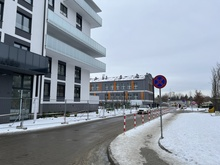
%> input picture zdjecia-dobre/IMG_3526.JPG, 220 x 165 px, shrunk from 4032 x 3024 before the run; its folder holds only this picture in this run
$ octave wyswietl_obrazy.m   (GNU Octave 9; MATLAB toolbox functions it lacks are replaced by stand-ins)
%> lines starting %> are read from the running program, lines starting %| are printed output that depends on the picture; in (x1, y1, x2, y2) boxes, pixels count from 0 and x2, y2 are one past the last pixel; in counts of white or black regions, pixels touching at a corner belong together; the program's own positions count from 1
### wszystkie_kolory_new.m
function wszystkie_kolory_new(img)

% Wczytaj obraz
% img = imread('zdjecia/z1.jpg');

xr=img(:,:,1);
xg=img(:,:,2);
xb=img(:,:,3);

alfa=0.8;
beta=1;
gamma=1.2;

dark_blue_threshold = 40;

[height, width]=size(img(:,:,1));
blueMask=zeros(height,width);

for i=1:height
    for j=1:width
        if((xb(i,j)/xg(i,j)>alfa) && (xb(i,j)/xr(i,j)>beta) && (xg(i,j)/xr(i,j)>gamma) && ...
                ((xb(i,j)/xr(i,j)>1.2*alfa) && (xb(i,j)/xg(i,j)>1.2*beta)) && (xb(i,j) > dark_blue_threshold))
          blueMask(i,j)=1;
        end
    end
end

% Przekształć obraz do przestrzeni kolorów HSV
hsv_img = rgb2hsv(img);

% Określ zakres barw czerwonej
lower_red = [0.9, 0.2, 0.2];
upper_red = [1, 1, 1];

% Zastosuj progowanie na podstawie zakresu barw czerwonej
redMask1 = (hsv_img(:,:,1) >= lower_red(1) & hsv_img(:,:,1) <= upper_red(1) & ...
              hsv_img(:,:,2) >= lower_red(2) & hsv_img(:,:,2) <= upper_red(2) & ...
              hsv_img(:,:,3) >= lower_red(3) & hsv_img(:,:,3) <= upper_red(3));

% Określ zakres barw czerwonej (zawierający jaśniejsze odcienie)
lower_red = [0, 0.2, 0.2];
upper_red = [0.05, 1, 1];

% Zastosuj progowanie na podstawie zakresu barw czerwonej
redMask2 = (hsv_img(:,:,1) >= lower_red(1) & hsv_img(:,:,1) <= upper_red(1) & ...
              hsv_img(:,:,2) >= lower_red(2) & hsv_img(:,:,2) <= upper_red(2) & ...
              hsv_img(:,:,3) >= lower_red(3) & hsv_img(:,:,3) <= upper_red(3));


lower_yellow = [0.1, 0.2, 0.6];
upper_yellow = [0.2, 1, 1];

% Utwórz maskę dla obszarów żółtych
yellowMask = (hsv_img(:,:,1) >= lower_yellow(1)) & (hsv_img(:,:,1) <= upper_yellow(1)) & ...
              (hsv_img(:,:,2) >= lower_yellow(2)) & (hsv_img(:,:,2) <= upper_yellow(2)) & ...
              (hsv_img(:,:,3) >= lower_yellow(3)) & (hsv_img(:,:,3) <= upper_yellow(3));


lower_orange = [0.05, 0.4, 0.5];
upper_orange = [0.15, 1, 1];

% Tworzenie maski binarnej dla koloru pomarańczowego
orange_mask = (hsv_img(:,:,1) >= lower_orange(1) & hsv_img(:,:,1) <= upper_orange(1)) & ...
              (hsv_img(:,:,2) >= lower_orange(2) & hsv_img(:,:,2) <= upper_orange(2)) & ...
              (hsv_img(:,:,3) >= lower_orange(3) & hsv_img(:,:,3) <= upper_orange(3));


binary_img=redMask1| redMask2 | yellowMask | blueMask | orange_mask;

% [9 lines of commented-out code are left out]


se = strel('square', 4);
erodedImage = imerode(binary_img, se);
% erodedImage = imerode(erodedImage, se);

se = strel('square', 4);
dilatedImage = imdilate(erodedImage, se);


% [13 lines of commented-out code are left out]
percent_of_image_min1 = 0.05; % Dostosuj tę wartość według potrzeb
min_region_size1 = calculate_region_size(height, width, percent_of_image_min1);


percent_of_image_min2 = 0.1; % Dostosuj tę wartość według potrzeb
min_region_size2 = calculate_region_size(height, width, percent_of_image_min2);


percent_of_image_max = 2; % Dostosuj tę wartość według potrzeb
max_region_size = calculate_region_size(height,width, percent_of_image_max);


coefficient = 0.04; % Dostosuj według potrzeb
some_threshold = calculate_relative_threshold(img, coefficient);


detected_regions=detect_regions(dilatedImage, min_region_size1, some_threshold, max_region_size, min_region_size2);


display_detected_regions(img, detected_regions);

display_detected_regions(dilatedImage, detected_regions);


% display_detected_regions(binary_img, detected_regions);

### calculate_region_size.m
function min_region_size = calculate_region_size(height, width, percent_of_image)
    % Obliczanie minimalnego rozmiaru regionu na podstawie procentowej wartości
    total_pixels = height * width;
    min_region_size = round(percent_of_image / 100 * total_pixels);
end

### calculate_relative_threshold.m
function some_threshold = calculate_relative_threshold(image, coefficient)
    % Oblicz średnią długość obrazu
    avg_length = (size(image, 1) + size(image, 2)) / 2;

    % Wylicz względny threshold
    some_threshold = coefficient * avg_length;
end

### detect_regions.m
function detected_regions = detect_regions(binary_image, min_region_size, some_threshold, other_threshold, min_region_size2)
    % Inicjalizacja listy wykrytych regionów/plam
    detected_regions = [];

    % Przejście przez obraz binarny
    [rows, cols] = size(binary_image);
    for i = 1:2:rows
        for j = 1:2:cols
            % Jeśli natrafimy na biały piksel, rozpoczynamy nową plamę
            if binary_image(i, j) == 1
                region = struct();
                region.points = [i, j]; % Punkt początkowy plamy
                region.min_row = i;
                region.max_row = i;
                region.min_col = j;
                region.max_col = j;

                % Ustawienie barwy piksela na czarną
                binary_image(i, j) = 0;

                % Dodanie punktu do listy punktów do zbadania
                points_to_check = [i, j];

                % Dopóki są punkty do zbadania
                while ~isempty(points_to_check)
                    point = points_to_check(1, :);
                    points_to_check(1, :) = []; % Usunięcie pierwszego punktu

                    % Sprawdzenie sąsiadów punktu
                    neighbors = get_neighbors(point, rows, cols);
                    for k = 1:size(neighbors, 1)
                        neighbor_row = neighbors(k, 1);
                        neighbor_col = neighbors(k, 2);

                        % Jeśli sąsiad jest biały
                        if binary_image(neighbor_row, neighbor_col) == 1
                            % Ustawienie barwy piksela na czarną
                            binary_image(neighbor_row, neighbor_col) = 0;

                            % Dodanie sąsiada do listy punktów do zbadania
                            points_to_check = [points_to_check; neighbor_row, neighbor_col];

                            % Aktualizacja granic opisujących plamę
                            region.min_row = min(region.min_row, neighbor_row);
                            region.max_row = max(region.max_row, neighbor_row);
                            region.min_col = min(region.min_col, neighbor_col);
                            region.max_col = max(region.max_col, neighbor_col);
                        end
                    end
                end

                % Odrzucenie małych regionów
                region_size = (region.max_row - region.min_row + 1) * (region.max_col - region.min_col + 1);
                if region_size >= min_region_size
                    % Sprawdzenie warunków łączenia z innymi regionami
                    merged = false;
                    for r = 1:length(detected_regions)
                        % Warunek 1: jeden region zawiera się w znacznej mierze w drugim
                        if is_inside(region, detected_regions(r))
                            % Połączenie regionów
                            detected_regions(r) = merge_regions(detected_regions(r), region);
                            merged = true;
                            break;
                        end

                        % Warunek 2: są względnie blisko siebie w poziomie i jednocześnie położone podobnie w pionie
                        if are_close_in_horizontal_and_vertical(region, detected_regions(r), some_threshold)
                            % Połączenie regionów
                            detected_regions(r) = merge_regions(detected_regions(r), region);
                            merged = true;
                            break;
                        end

                        % Warunek 3: są względnie blisko siebie w pionie i jednocześnie położone podobnie w poziomie
                        if are_close_in_vertical_and_horizontal(region, detected_regions(r), some_threshold)
                            % Połączenie regionów
                            detected_regions(r) = merge_regions(detected_regions(r), region);
                            merged = true;
                            break;
                        end
                    end

                    % Jeśli nie został połączony z żadnym istniejącym regionem, dodaj go do listy
                    if ~merged
                        detected_regions = [detected_regions, region];
                    end
                end
            end
        end
    end

    % Usunięcie plam, które nie spełniają kryteriów
    detected_regions = filter_regions(detected_regions, other_threshold, min_region_size2);
end

### filter_regions.m
% Funkcja usuwająca plamy nie spełniające kryteriów
function filtered_regions = filter_regions(regions, other_threshold, min_region_size2)
    filtered_regions = [];
    for r = 1:length(regions)
        region_size = (regions(r).max_row - regions(r).min_row + 1) * (regions(r).max_col - regions(r).min_col + 1);
        width_height_ratio = (regions(r).max_col - regions(r).min_col + 1) / (regions(r).max_row - regions(r).min_row + 1);
        height_width_ratio = 1 / width_height_ratio; % Stosunek wysokości do szerokości

        % Warunek 1: Usuń plamy zbyt małe
        if region_size >= min_region_size2
            % Warunek 2: Usuń plamy zbyt duże
            if region_size <= other_threshold
                % Warunek 3: Usuń plamy z nieprawidłowym stosunkiem szerokości do wysokości
                aspect_ratio_tolerance = 0.3; % Dopuszczalny zakres odstępstwa od idealnego stosunku
                ideal_ratio = 1.0; % Idealny stosunek (kwadrat)

                if (abs(width_height_ratio - ideal_ratio) <= aspect_ratio_tolerance) && (height_width_ratio >= 0.6) && (height_width_ratio <= 1.3)
                    filtered_regions = [filtered_regions, regions(r)];
                end
            end
        end
    end
end

### display_detected_regions.m
function display_detected_regions(image, detected_regions)
    % Wyświetlenie obrazu
    figure();
    imshow(image);
    hold on;

    % Wyświetlenie prostokątów dla każdej wykrytej plamy
    for i = 1:length(detected_regions)
        min_row = detected_regions(i).min_row;
        max_row = detected_regions(i).max_row;
        min_col = detected_regions(i).min_col;
        max_col = detected_regions(i).max_col;

        width = max_col - min_col + 1;
        height = max_row - min_row + 1;

        rectangle('Position', [min_col, min_row, width, height], 'EdgeColor', 'r', 'LineWidth', 2);
    end

    hold off;
end

### wyswietl_obrazy.m

clear all;
close all;

%jpg


% Ustawienie ścieżki do folderu ze zdjęciami
folder_path = 'zdjecia-dobre';

% Pobranie listy plików w folderze
image_files_jpg = dir(fullfile(folder_path, '*.JPG')); % Zakłada, że obrazy mają rozszerzenie .jpg


% Iteracja przez każdy plik

for i = 1:numel(image_files_jpg)
    % Wczytanie obrazu
    img = imread(fullfile(folder_path, image_files_jpg(i).name));
%> img is the input picture: size 165x220x3 uint8; mean R, G, B 140.4, 149.6, 160.6

    % Wyświetlenie obrazu
    wszystkie_kolory_new(img)
%> in wszystkie_kolory_new, `xr=img(:,:,1);`:
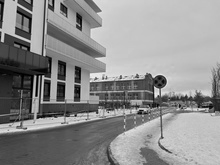
%> xr: size 165x220 uint8; min 0, max 248, mean 140.4
%> in wszystkie_kolory_new, `xg=img(:,:,2);`:
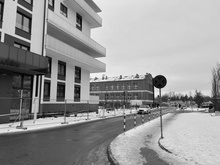
%> xg: size 165x220 uint8; min 0, max 251, mean 149.6
%> in wszystkie_kolory_new, `xb=img(:,:,3);`:
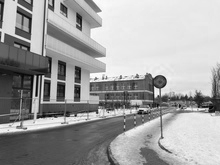
%> xb: size 165x220 uint8; min 0, max 255, mean 160.6
%> in wszystkie_kolory_new, `[height, width]=size(img(:,:,1));`: height = 165; width = 220
%> in wszystkie_kolory_new, `blueMask=zeros(height,width);`: blueMask: size 165x220 double; every value is 0
%> after the loop in wszystkie_kolory_new, `for i=1:height`:
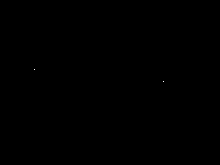
%> blueMask: size 165x220 double; values 0 (black) and 1 (white), 0.01% white in thin lines or dots, all inside (x1, y1, x2, y2) = (34, 69, 164, 82)
%> in wszystkie_kolory_new, `hsv_img = rgb2hsv(img);`: hsv_img: size 165x220x3 double; mean H, S, V 0.523, 0.15, 0.634
%> in wszystkie_kolory_new, `redMask1 = (hsv_img(:,:,1) >= lower_red(1) & hsv_img(:,:,1) <= upper_r..`:
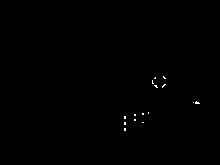
%> redMask1: size 165x220 logical; 0.2% white in thin lines or dots, all inside (x1, y1, x2, y2) = (124, 76, 200, 131)
%> in wszystkie_kolory_new, `redMask2 = (hsv_img(:,:,1) >= lower_red(1) & hsv_img(:,:,1) <= upper_r..`: redMask2: size 165x220 logical; 0.09% white in thin lines or dots, all inside (x1, y1, x2, y2) = (99, 80, 204, 130)
%> in wszystkie_kolory_new, `yellowMask = (hsv_img(:,:,1) >= lower_yellow(1)) & (hsv_img(:,:,1) <= ..`: yellowMask: size 165x220 logical; every value is 0
%> in wszystkie_kolory_new, `orange_mask = (hsv_img(:,:,1) >= lower_orange(1) & hsv_img(:,:,1) <= u..`: orange_mask: size 165x220 logical; 0.03% white in thin lines or dots, all inside (x1, y1, x2, y2) = (109, 84, 143, 96)
%> in wszystkie_kolory_new, `binary_img=redMask1| redMask2 | yellowMask | blueMask | orange_mask;`: binary_img: size 165x220 logical; 0.33% white in thin lines or dots, all inside (x1, y1, x2, y2) = (34, 69, 204, 131)
%> in calculate_region_size, `total_pixels = height * width;`: total_pixels = 36300
%> in calculate_region_size, `min_region_size = round(percent_of_image / 100 * total_pixels);`: min_region_size = 18
%> in wszystkie_kolory_new, `min_region_size2 = calculate_region_size(height, width, percent_of_ima..`: min_region_size2 = 36
%> in wszystkie_kolory_new, `max_region_size = calculate_region_size(height,width, percent_of_image..`: max_region_size = 726
%> in wszystkie_kolory_new, `some_threshold = calculate_relative_threshold(img, coefficient);`: some_threshold = 7.7
%> in detect_regions, `detected_regions = filter_regions(detected_regions, other_threshold, m..`: detected_regions = []
    title(['Zdjęcie ', num2str(i)]);

    % Poczekaj na potwierdzenie użytkownika przed przejściem do następnego obrazu
    pause;
    close(gcf);
end


%jpeg

image_files_jpeg = dir(fullfile(folder_path, '*.jpeg')); % Zakłada, że obrazy mają rozszerzenie .jpg

% Iteracja przez każdy plik
for i = 1:numel(image_files_jpeg)
    % Wczytanie obrazu

    img = imread(fullfile(folder_path, image_files_jpeg(i).name));

    % Wyświetlenie obrazu

    wszystkie_kolory_new(img)
    title(['Zdjęcie ', num2str(i)]);

    % Poczekaj na potwierdzenie użytkownika przed przejściem do następnego obrazu
    pause;
    close(gcf);
end

$ run again, on zdjecia-dobre/IMG_3533.JPG
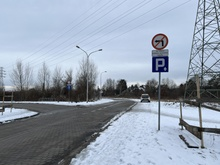
%> input picture zdjecia-dobre/IMG_3533.JPG, 220 x 165 px, shrunk from 4032 x 3024 before the run
%> img is the input picture: size 165x220x3 uint8; mean R, G, B 147.7, 158.8, 173.7
%> in wszystkie_kolory_new, `xb=img(:,:,3);`:
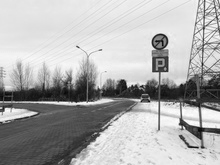
%> xb: size 165x220 uint8; min 4, max 255, mean 173.7
%> height = 165; width = 220
%> hsv_img: size 165x220x3 double; mean H, S, V 0.545, 0.142, 0.683
%> redMask1: size 165x220 logical; 0.17% white in thin lines or dots, all inside (x1, y1, x2, y2) = (152, 34, 168, 50)
%> redMask2: size 165x220 logical; 0.1% white in thin lines or dots, all inside (x1, y1, x2, y2) = (152, 34, 177, 99)
%> yellowMask: size 165x220 logical; every value is 0
%> in wszystkie_kolory_new, `binary_img=redMask1| redMask2 | yellowMask | blueMask | orange_mask;`:
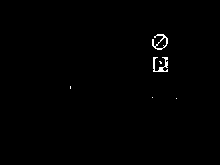
%> binary_img: size 165x220 logical; 0.56% white in thin lines or dots, all inside (x1, y1, x2, y2) = (70, 34, 177, 99)
%> erodedImage: size 165x220 logical; 0.01% white in thin lines or dots, all inside (x1, y1, x2, y2) = (160, 68, 161, 70)
%> dilatedImage: size 165x220 logical; 0.06% white; 1 white region, box (x1, y1, x2, y2) and area: (159, 67, 163, 72) 20
%> total_pixels = 36300
%> min_region_size = 18
%> min_region_size2 = 36
%> max_region_size = 726
%> in wszystkie_kolory_new, `some_threshold = calculate_relative_threshold(img, coefficient);`: some_threshold = 7.7
%> after the loop in detect_regions, `for i = 1:2:rows`: detected_regions = {points [69 161], min_row 68, max_row 72, min_col 160, max_col 163}; merged = false; neighbor_col = 164; neighbor_row = 72; neighbors = [71 163; 73 163; 72 162; 72 164]; point = [72 163]; region has the same summary as detected_regions; region.max_col = 163; region.max_row = 72; region.min_col = 160; region.min_row = 68; region.points = [69 161]; region_size = 20
%> the loop in filter_regions, `for r = 1:length(regions)` made 1 pass
%> (region_size, width_height_ratio, height_width_ratio) on pass 1: (20, 0.8, 1.25)
%> in detect_regions, `detected_regions = filter_regions(detected_regions, other_threshold, m..`: detected_regions = []

$ run again, on zdjecia-dobre/IMG_3534.JPG
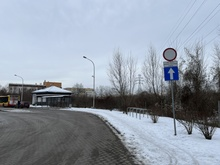
%> input picture zdjecia-dobre/IMG_3534.JPG, 220 x 165 px, shrunk from 4032 x 3024 before the run
%> img is the input picture: size 165x220x3 uint8; mean R, G, B 143.6, 152.6, 164.5
%> in wszystkie_kolory_new, `xr=img(:,:,1);`:
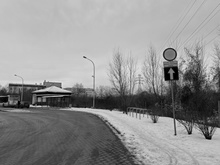
%> xr: size 165x220 uint8; min 0, max 235, mean 143.6
%> in wszystkie_kolory_new, `xb=img(:,:,3);`:
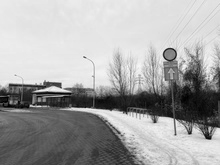
%> xb: size 165x220 uint8; min 0, max 250, mean 164.5
%> height = 165; width = 220
%> hsv_img: size 165x220x3 double; mean H, S, V 0.48, 0.132, 0.649
%> redMask1: size 165x220 logical; 0.05% white in thin lines or dots, all inside (x1, y1, x2, y2) = (9, 49, 174, 105)
%> redMask2: size 165x220 logical; 0.03% white in thin lines or dots, all inside (x1, y1, x2, y2) = (0, 85, 192, 117)
%> yellowMask: size 165x220 logical; every value is 0
%> orange_mask: size 165x220 logical; 0.01% white in thin lines or dots, all inside (x1, y1, x2, y2) = (6, 103, 8, 104)
%> binary_img: size 165x220 logical; 0.44% white; 15 white regions (14 under 20 px), largest, box (x1, y1, x2, y2) and area: (164, 67, 179, 80) 128
%> erodedImage: size 165x220 logical; 0.05% white in thin lines or dots, all inside (x1, y1, x2, y2) = (166, 68, 176, 78)
%> dilatedImage: size 165x220 logical; 0.3% white; 4 white regions (1 under 20 px), largest, box (x1, y1, x2, y2) and area: (173, 73, 178, 80) 35, (165, 73, 170, 80) 34, (173, 67, 178, 72) 23
%> total_pixels = 36300
%> min_region_size = 18
%> min_region_size2 = 36
%> max_region_size = 726
%> in wszystkie_kolory_new, `some_threshold = calculate_relative_threshold(img, coefficient);`: some_threshold = 7.7
%> after the loop in detect_regions, `for i = 1:2:rows`: detected_regions = 2 items; min_row, max_row, min_col and max_col: 68 80 174 178, 74 80 166 170; merged = true; neighbor_col = 179; neighbor_row = 80; neighbors = [79 178; 81 178; 80 177; 80 179]; point = [80 178]; region = {points [75 175], min_row 74, max_row 80, min_col 174, max_col 178}; region.max_col = 178; region.max_row = 80; region.min_col = 174; region.min_row = 74; region.points = [75 175]; region_size = 35
%> the loop in filter_regions, `for r = 1:length(regions)` made 2 passes
%> (region_size, width_height_ratio, height_width_ratio, aspect_ratio_tolerance, ideal_ratio) on pass 1: (65, 0.385, 2.6, 0.3, 1)
%> in detect_regions, `detected_regions = filter_regions(detected_regions, other_threshold, m..`: detected_regions = []

$ run again, on zdjecia-dobre/IMG_3535.JPG
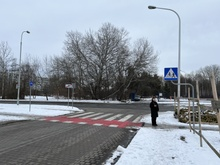
%> input picture zdjecia-dobre/IMG_3535.JPG, 220 x 165 px, shrunk from 4032 x 3024 before the run
%> img is the input picture: size 165x220x3 uint8; mean R, G, B 142.5, 150.3, 159.9
%> in wszystkie_kolory_new, `xb=img(:,:,3);`:
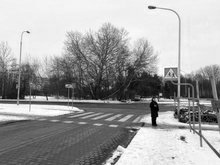
%> xb: size 165x220 uint8; min 0, max 255, mean 159.9
%> height = 165; width = 220
%> hsv_img: size 165x220x3 double; mean H, S, V 0.484, 0.114, 0.633
%> redMask1: size 165x220 logical; 1.3% white; 2 white regions (1 under 20 px), largest, box (x1, y1, x2, y2) and area: (46, 116, 143, 128) 461
%> redMask2: size 165x220 logical; 0.02% white in thin lines or dots, all inside (x1, y1, x2, y2) = (59, 91, 155, 127)
%> yellowMask: size 165x220 logical; every value is 0
%> binary_img: size 165x220 logical; 1.5% white; 9 white regions (5 under 20 px), largest, box (x1, y1, x2, y2) and area: (46, 116, 143, 128) 466, (165, 68, 170, 76) 24, (172, 68, 177, 76) 24, (165, 78, 177, 80) 24
%> erodedImage: size 165x220 logical; 0.32% white in thin lines or dots, all inside (x1, y1, x2, y2) = (60, 117, 130, 126)
%> in wszystkie_kolory_new, `dilatedImage = imdilate(erodedImage, se);`:
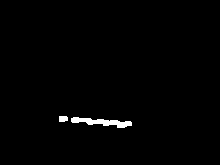
%> dilatedImage: size 165x220 logical; 1% white; 2 white regions, box (x1, y1, x2, y2) and area: (71, 117, 132, 128) 326, (59, 116, 68, 122) 50
%> total_pixels = 36300
%> min_region_size = 18
%> min_region_size2 = 36
%> max_region_size = 726
%> in wszystkie_kolory_new, `some_threshold = calculate_relative_threshold(img, coefficient);`: some_threshold = 7.7
%> after the loop in detect_regions, `for i = 1:2:rows`: detected_regions = 2 items; points, min_row, max_row, min_col and max_col: [117 61] 117 122 60 68, [119 73] 118 128 72 132; merged = false; neighbor_col = 133; neighbor_row = 126; neighbors = [125 132; 127 132; 126 131; 126 133]; point = [126 132]; region = {points [119 73], min_row 118, max_row 128, min_col 72, max_col 132}; region.max_col = 132; region.max_row = 128; region.min_col = 72; region.min_row = 118; region.points = [119 73]; region_size = 671
%> the loop in filter_regions, `for r = 1:length(regions)` made 2 passes
%> (region_size, width_height_ratio, height_width_ratio, aspect_ratio_tolerance, ideal_ratio) on passes 1 to 2: (54, 1.5, 0.667, 0.3, 1), (671, 5.55, 0.18, 0.3, 1)
%> in detect_regions, `detected_regions = filter_regions(detected_regions, other_threshold, m..`: detected_regions = []
